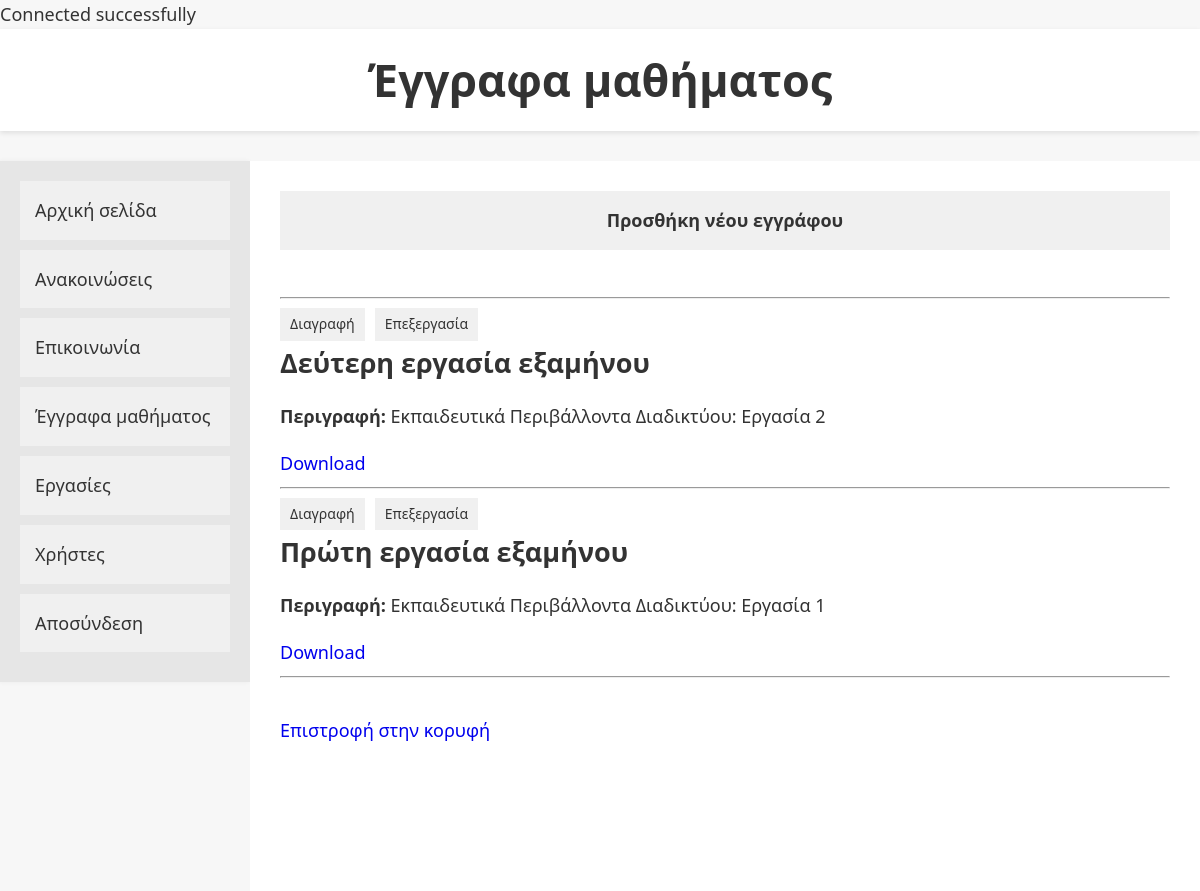
The app's page /documents_tutor.php with its own data.
### tables this page shows
CREATE TABLE `documents` (
  `id` int(11) NOT NULL,
  `title` varchar(255) DEFAULT NULL,
  `description` text DEFAULT NULL,
  `file_name` varchar(255) DEFAULT NULL
);

### documents_tutor.php (the view, shortened to what this page needs)
<?php global $conn;
include 'db_connection.php'; ?>
<!DOCTYPE html>
<html lang="el">
<head>
</head>
<body>
<h1>Έγγραφα μαθήματος</h1>
<div id="container">
    <div id="sidebar">
        <ul>
            <li><a href="index_tutor.php">Αρχική σελίδα</a></li>
            <li><a href="announcement_tutor.php">Ανακοινώσεις</a></li>
            <li><a href="communication_tutor.php">Επικοινωνία</a></li>
            <li><a href="documents_tutor.php">Έγγραφα μαθήματος</a></li>
            <li><a href="homework_tutor.php">Εργασίες</a></li>
            <li><a href="users_tutor.php">Χρήστες</a></li>
            <li><a href="login.php">Αποσύνδεση</a></li>
        </ul>
    </div>
    <div id="main-content">
        <a href="add_document.php" class="add-document-btn">Προσθήκη νέου εγγράφου</a>
        <br>
        <hr>
        <div class="content">
            <?php
            $sql = "SELECT id, title, description, file_name FROM documents ORDER BY id DESC";
            $result = $conn->query($sql);
            if ($result->num_rows > 0) {
                while($row = $result->fetch_assoc()) {
                    echo "<div>";
                    echo "<div document-buttons'>";
                    echo "<a href='delete_document.php?id=" . $row['id'] . "' class='document-button'>Διαγραφή</a>";
                    echo "<a href='edit_document.php?id=" . $row['id'] . "' class='document-button'>Επεξεργασία</a>";
                    echo "<div>";
                    echo "<h2>" . htmlspecialchars($row['title']) . "</h2>";
                    echo "<p><strong>Περιγραφή:</strong> " . nl2br(htmlspecialchars($row['description'])) . "</p>";
                    echo "<a href='" . htmlspecialchars($row['file_name']) . "' target='_blank'>Download</a>";
                    echo "</div><hr>";
                }
            } else {
                echo "Δεν βρέθηκαν έγγραφα";
            }
            ?>
            <br>
            <a href="#top">Επιστροφή στην κορυφή</a>
        </div>
    </div>
</div>
</body>
</html>

### documents_tutor.php (style rules this page uses)
*, *:before, *:after { box-sizing: border-box; }
.document-button { text-decoration: none; padding: 5px 10px; background: #f0f0f0; color: #333; margin-right: 10px; display: inline-block; font-size: 14px; }
body, h1, h2, ul, li, a { margin: 0; padding: 0; list-style-type: none; text-decoration: none; }
body { font-family: 'Segoe UI', Tahoma, Geneva, Verdana, sans-serif; line-height: 1.6; font-size: 18px; color: #333; background-color: #f7f7f7; }
h1 { text-align: center; font-size: 2.5em; color: #333; background-color: #fff; padding: 15px 0; margin-bottom: 30px; box-shadow: 0 2px 5px rgba(0, 0, 0, 0.1); }
#container { display: flex; flex-wrap: wrap; min-height: calc(100vh - 70px); }
#sidebar { width: 250px; background: #e6e6e6; padding: 20px; height: 100%; box-shadow: -1px 0 5px rgba(0, 0, 0, 0.05); }
#sidebar ul li a, .add-document-btn { display: block; background: #f0f0f0; color: #333; padding: 15px; margin-bottom: 10px; transition: background-color 0.3s; }
#sidebar ul li a:hover, .add-document-btn { background-color: #d9d9d9; }
#main-content { flex: 1; background-color: #fff; padding: 30px; }
.add-document-btn { display: block; background: #f0f0f0; color: #333; padding: 15px; margin-bottom: 10px; text-align: center; text-decoration: none; font-weight: bold; transition: background-color 0.3s; }

### records on screen
documents: title "Δεύτερη εργασία εξαμήνου", description "Εκπαιδευτικά Περιβάλλοντα Διαδικτύου: Εργασία 2"
documents: title "Πρώτη εργασία εξαμήνου", description "Εκπαιδευτικά Περιβάλλοντα Διαδικτύου: Εργασία 1"
